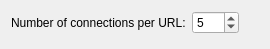
<?xml version="1.0" encoding="UTF-8"?>
<ui version="4.0">
 <class>DlgMms</class>
 <widget class="QWidget" name="DlgMms">
  <property name="geometry">
   <rect>
    <x>0</x>
    <y>0</y>
    <width>270</width>
    <height>49</height>
   </rect>
  </property>
  <layout class="QVBoxLayout" name="verticalLayout">
   <item>
    <layout class="QFormLayout" name="formLayout">
     <property name="fieldGrowthPolicy">
      <enum>QFormLayout::ExpandingFieldsGrow</enum>
     </property>
     <item row="0" column="0">
      <widget class="QLabel" name="label">
       <property name="text">
        <string>Number of connections per URL:</string>
       </property>
      </widget>
     </item>
     <item row="0" column="1">
      <widget class="QSpinBox" name="numThreadSpinBox">
       <property name="minimum">
        <number>1</number>
       </property>
       <property name="maximum">
        <number>100</number>
       </property>
       <property name="value">
        <number>5</number>
       </property>
      </widget>
     </item>
    </layout>
   </item>
   <item>
    <spacer name="spacer">
     <property name="orientation">
      <enum>Qt::Vertical</enum>
     </property>
     <property name="sizeHint" stdset="0">
      <size>
       <width>20</width>
       <height>39</height>
      </size>
     </property>
    </spacer>
   </item>
  </layout>
 </widget>
 <connections/>
</ui>
